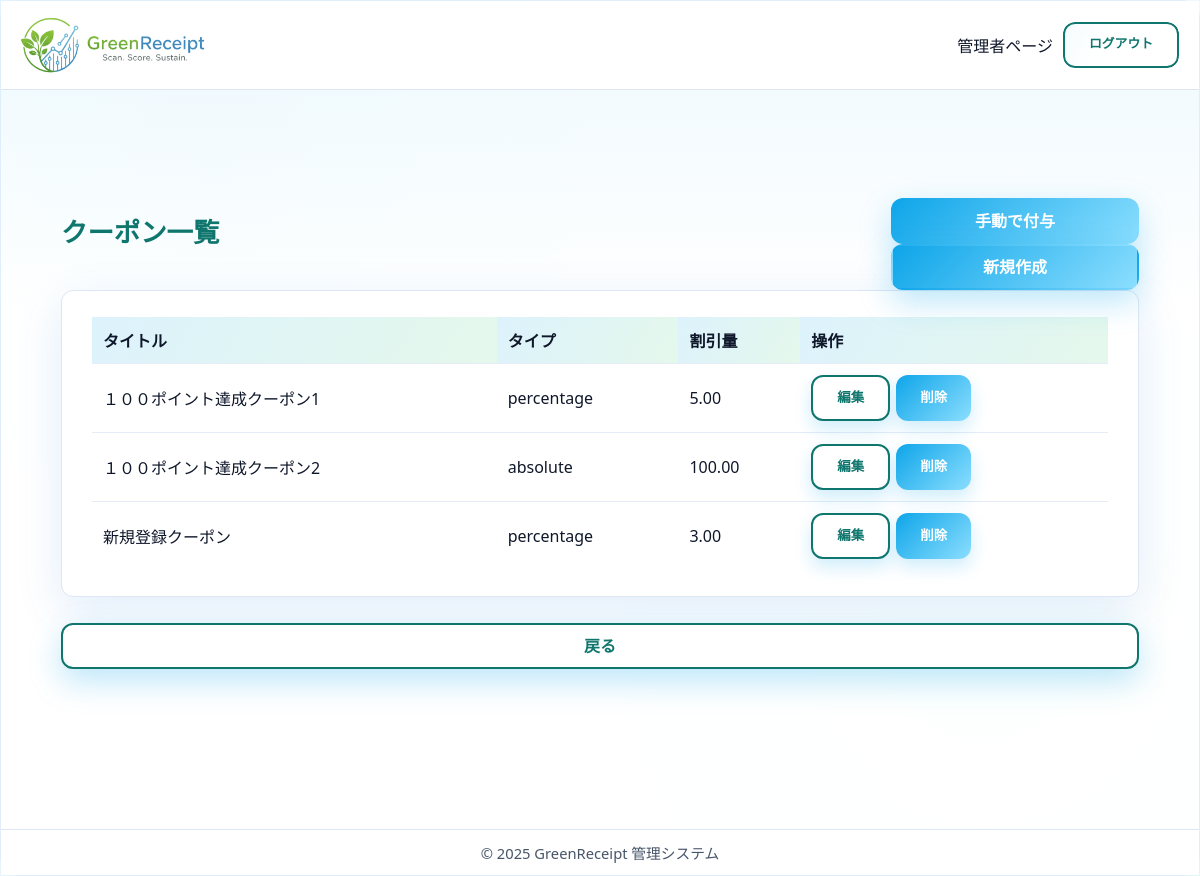
Page /staff/coupons/ (signed in) on the committed database.
### core/models.py (models this page shows, shortened)
class Coupon(models.Model):
    TYPE_CHOICES = [
        ('percentage', '割引率'),
        ('absolute', '固定額'),
    ]
    title = models.CharField(max_length=64, verbose_name='タイトル')
    description = models.CharField(max_length=64, verbose_name='詳細')
    requirement = models.CharField(max_length=255, blank=True, verbose_name='利用条件')
    type = models.CharField(max_length=64, verbose_name='タイプ', choices=TYPE_CHOICES)
    discount_value = models.DecimalField(
        max_digits=12, decimal_places=2, verbose_name='割引量',validators=[MinValueValidator(1)])
    available_stores = models.ManyToManyField(
        Store, verbose_name='利用可能店舗', blank=True)
    required_points = models.IntegerField(default=0, verbose_name='必要ポイント数', validators=[MinValueValidator(0)])
    STATUS_CHOICES = [
        ('pending', '申請中'),
        ('approved', '承認済み'),
        ('rejected', '却下'),
        ('deletion_requested', '削除申請中'),
    ]
    status = models.CharField(
        max_length=20, choices=STATUS_CHOICES, default='approved', verbose_name='ステータス')
    store = models.ForeignKey(
        Store, on_delete=models.CASCADE, null=True, blank=True, related_name='created_coupons', verbose_name='作成店舗')
    remarks = models.TextField(blank=True, verbose_name='備考')
    rejection_reason = models.TextField(blank=True, verbose_name='却下理由')
    updated_at = models.DateTimeField(auto_now=True, verbose_name='更新日時')
    class Meta:
        verbose_name = 'クーポン'
        verbose_name_plural = 'クーポン'

### core/views.py (the view)
# urls.py: path("staff/coupons/", views.coupon_list_admin, name="coupon_list_admin"),
@staff_member_required
def coupon_list_admin(request):
    coupons = Coupon.objects.all()
    return render(request, 'admin/coupon_list_admin.html', {'coupons': coupons})

### core/templates/admin/coupon_list_admin.html (shortened to what this page needs)
{% extends 'admin/admin_base.html' %}
{% block content %}
  <main class="dashboard-main">
    <div class="container-fluid dashboard-section mt-4 px-4">
      <div class="d-flex justify-content-between align-items-center mb-3">
        <h1>クーポン一覧</h1>
        <div>
          <a href="{% url 'core:grant_coupon_admin' %}" class="btn btn-success">手動で付与</a>
          <a href="{% url 'core:coupon_create' %}" class="btn btn-primary">新規作成</a>
        </div>
      </div>
      <div class="card">
        <div class="card-body">
          <table class="table">
            <thead>
              <tr>
                <th>タイトル</th>
                <th>タイプ</th>
                <th>割引量</th>
                <th>操作</th>
              </tr>
            </thead>
            <tbody>
              {% for coupon in coupons %}
              <tr>
                <td>{{ coupon.title }}</td>
                <td>{{ coupon.type }}</td>
                <td>{{ coupon.discount_value }}</td>
                <td>
                  <div class="d-flex gap-2">
                    <a href="{% url 'core:coupon_update' coupon.id %}" class="btn btn-secondary btn-sm">編集</a>
                    <a href="{% url 'core:coupon_delete' coupon.id %}" class="btn btn-danger btn-sm" onclick="return confirm('クーポン「{{ coupon.title }}」を本当に削除してもよろしいですか？');">削除</a>
                  </div>
                </td>
              </tr>
              {% endfor %}
            </tbody>
          </table>
        </div>
      </div>
      <a href="{% url 'core:staff_index' %}" class="btn btn-secondary mt-3">戻る</a>
    </div>
  </main>
{% endblock %}

### core/static/css/style.css (style rules this page uses)
:root { --bg-1: #f3f9ff; --bg-2: #f2fff8; --panel: rgba(255, 255, 255, 0.9); --panel-strong: rgba(255, 255, 255, 0.96); --border: rgba(9, 109, 217, 0.12); --shadow: 0 14px 48px rgba(9, 109, 217, 0.12); --shadow-strong: 0 22px 60px rgba(9, 109, 217, 0.18); --text: #0f172a; --muted: #475569; --accent: #79ca69; --accent-2: #0f766e; --success: #22c55e; --danger: #ef4444; --radius-lg: 18px; --radius-md: 12px; --radius-sm: 10px; }
* { box-sizing: border-box; margin: 0; padding: 0; }
html, body { height: 100%; width: 100%; overflow-x: hidden; }
body { font-family: "Poppins", "Segoe UI", "\u30E1\u30A4\u30EA\u30AA", "Hiragino Kaku Gothic ProN", sans-serif; text-align: center; min-height: 100vh; margin: 0; padding-top: 0; color: var(--text); background: radial-gradient(circle at 12% 18%, rgba(14, 165, 233, 0.16), transparent 32%), radial-gradient(circle at 80% 8%, rgba(34, 197, 94, 0.12), transparent 28%), radial-gradient(circle at 76% 72%, rgba(14, 165, 233, 0.12), transparent 32%), linear-gradient(135deg, var(--bg-1), var(--bg-2)); -webkit-font-smoothing: antialiased; -moz-osx-font-smoothing: grayscale; }
button, .btn { display: inline-block; background: linear-gradient(135deg, var(--accent), #8bdefe); color: #fff; border: none; border-radius: 14px; font-weight: 700; cursor: pointer; transition: transform 0.25s ease, box-shadow 0.25s ease, filter 0.2s ease; font-size: 1rem; box-shadow: 0 12px 32px rgba(14, 165, 233, 0.28); }
.btn { width: 100%; padding: 13px; border-radius: 14px; text-decoration: none; }
.btn-sm { padding: 6px 12px; font-size: 0.84em; width: auto; box-shadow: 0 8px 18px rgba(14, 165, 233, 0.2); }
:root { --nav-h: 100px; }
main { display: flex; flex-direction: column; justify-content: center; width: 100%; height: 100%; padding: 24px; gap: 16px; }
.container, .wrapper, main, form { max-width: 100%; }
main.dashboard-main { justify-content: flex-start; align-items: stretch; padding: 44px 0 90px 0; }
.btn-secondary { display: inline-block; background: #fff; border: 2px solid var(--accent-2); color: var(--accent-2); border-radius: 10px; padding: 9px 20px; margin-top: 20px; text-decoration: none; transition: all 0.25s ease; }

### rows in the picture
Coupon: title "１００ポイント達成クーポン1", type "percentage", discount_value "5.00"
Coupon: title "１００ポイント達成クーポン2", type "absolute", discount_value "100.00"
Coupon: title "新規登録クーポン", type "percentage", discount_value "3.00"
